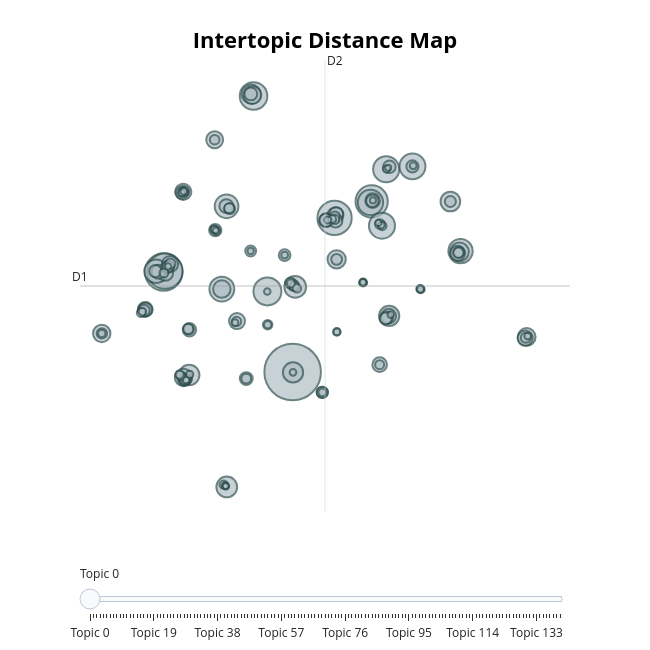

This figure's notebook cell:
### Code cell
best_model.visualize_topics()

### Figure 1 — Plotly figure (JSON) as saved in the notebook; plotly's stock layout.template omitted (floating-point values rounded to 4 significant figures; data arrays with more than 128 entries replaced by an {"elided": "..."} marker saying what was removed)
{"data": [{"customdata": {"elided": "141x3 mixed values"}, "hovertemplate": "<b>Topic %{customdata[0]}</b><br>%{customdata[1]}<br>Size: %{customdata[2]}", "legendgroup": "", "marker": {"color": "#B0BEC5", "size": {"elided": "141 int values"}, "sizemode": "area", "sizeref": 0.7887, "symbol": "circle", "line": {"color": "DarkSlateGrey", "width": 2}}, "mode": "markers", "name": "", "orientation": "v", "showlegend": false, "x": {"elided": "141 float values"}, "xaxis": "x", "y": {"elided": "141 float values"}, "yaxis": "y", "type": "scatter"}], "layout": {"xaxis": {"anchor": "y", "domain": [0.0, 1.0], "title": {"text": ""}, "visible": false, "range": [-13.44, 26.09]}, "yaxis": {"anchor": "x", "domain": [0.0, 1.0], "title": {"text": ""}, "visible": false, "range": [-20.26, 27.45]}, "legend": {"tracegroupgap": 0, "itemsizing": "constant"}, "margin": {"t": 60}, "title": {"font": {"size": 22, "color": "Black"}, "text": "<b>Intertopic Distance Map</b>", "y": 0.95, "x": 0.5, "xanchor": "center", "yanchor": "top"}, "hoverlabel": {"font": {"size": 16, "family": "Rockwell"}, "bgcolor": "white"}, "width": 650, "height": 650, "sliders": [{"active": 0, "pad": {"t": 50}, "steps": [{"args": [{"marker.color": {"elided": "1x141 str values"}}], "label": "Topic 0", "method": "update"}, {"args": [{"marker.color": {"elided": "1x141 str values"}}], "label": "Topic 1", "method": "update"}, {"args": [{"marker.color": {"elided": "1x141 str values"}}], "label": "Topic 2", "method": "update"}, {"args": [{"marker.color": {"elided": "1x141 str values"}}], "label": "Topic 3", "method": "update"}, {"args": [{"marker.color": {"elided": "1x141 str values"}}], "label": "Topic 4", "method": "update"}, {"args": [{"marker.color": {"elided": "1x141 str values"}}], "label": "Topic 5", "method": "update"}, {"args": [{"marker.color": {"elided": "1x141 str values"}}], "label": "Topic 6", "method": "update"}, {"args": [{"marker.color": {"elided": "1x141 str values"}}], "label": "Topic 7", "method": "update"}, {"args": [{"marker.color": {"elided": "1x141 str values"}}], "label": "Topic 8", "method": "update"}, {"args": [{"marker.color": {"elided": "1x141 str values"}}], "label": "Topic 9", "method": "update"}, {"args": [{"marker.color": {"elided": "1x141 str values"}}], "label": "Topic 10", "method": "update"}, {"args": [{"marker.color": {"elided": "1x141 str values"}}], "label": "Topic 11", "method": "update"}, {"args": [{"marker.color": {"elided": "1x141 str values"}}], "label": "Topic 12", "method": "update"}, {"args": [{"marker.color": {"elided": "1x141 str values"}}], "label": "Topic 13", "method": "update"}, {"args": [{"marker.color": {"elided": "1x141 str values"}}], "label": "Topic 14", "method": "update"}, {"args": [{"marker.color": {"elided": "1x141 str values"}}], "label": "Topic 15", "method": "update"}, {"args": [{"marker.color": {"elided": "1x141 str values"}}], "label": "Topic 16", "method": "update"}, {"args": [{"marker.color": {"elided": "1x141 str values"}}], "label": "Topic 17", "method": "update"}, {"args": [{"marker.color": {"elided": "1x141 str values"}}], "label": "Topic 18", "method": "update"}, {"args": [{"marker.color": {"elided": "1x141 str values"}}], "label": "Topic 19", "method": "update"}, {"args": [{"marker.color": {"elided": "1x141 str values"}}], "label": "Topic 20", "method": "update"}, {"args": [{"marker.color": {"elided": "1x141 str values"}}], "label": "Topic 21", "method": "update"}, {"args": [{"marker.color": {"elided": "1x141 str values"}}], "label": "Topic 22", "method": "update"}, {"args": [{"marker.color": {"elided": "1x141 str values"}}], "label": "Topic 23", "method": "update"}, {"args": [{"marker.color": {"elided": "1x141 str values"}}], "label": "Topic 24", "method": "update"}, {"args": [{"marker.color": {"elided": "1x141 str values"}}], "label": "Topic 25", "method": "update"}, {"args": [{"marker.color": {"elided": "1x141 str values"}}], "label": "Topic 26", "method": "update"}, {"args": [{"marker.color": {"elided": "1x141 str values"}}], "label": "Topic 27", "method": "update"}, {"args": [{"marker.color": {"elided": "1x141 str values"}}], "label": "Topic 28", "method": "update"}, {"args": [{"marker.color": {"elided": "1x141 str values"}}], "label": "Topic 29", "method": "update"}, {"args": [{"marker.color": {"elided": "1x141 str values"}}], "label": "Topic 30", "method": "update"}, {"args": [{"marker.color": {"elided": "1x141 str values"}}], "label": "Topic 31", "method": "update"}, {"args": [{"marker.color": {"elided": "1x141 str values"}}], "label": "Topic 32", "method": "update"}, {"args": [{"marker.color": {"elided": "1x141 str values"}}], "label": "Topic 33", "method": "update"}, {"args": [{"marker.color": {"elided": "1x141 str values"}}], "label": "Topic 34", "method": "update"}, {"args": [{"marker.color": {"elided": "1x141 str values"}}], "label": "Topic 35", "method": "update"}, {"args": [{"marker.color": {"elided": "1x141 str values"}}], "label": "Topic 36", "method": "update"}, {"args": [{"marker.color": {"elided": "1x141 str values"}}], "label": "Topic 37", "method": "update"}, {"args": [{"marker.color": {"elided": "1x141 str values"}}], "label": "Topic 38", "method": "update"}, {"args": [{"marker.color": {"elided": "1x141 str values"}}], "label": "Topic 39", "method": "update"}, {"args": [{"marker.color": {"elided": "1x141 str values"}}], "label": "Topic 40", "method": "update"}, {"args": [{"marker.color": {"elided": "1x141 str values"}}], "label": "Topic 41", "method": "update"}, {"args": [{"marker.color": {"elided": "1x141 str values"}}], "label": "Topic 42", "method": "update"}, {"args": [{"marker.color": {"elided": "1x141 str values"}}], "label": "Topic 43", "method": "update"}, {"args": [{"marker.color": {"elided": "1x141 str values"}}], "label": "Topic 44", "method": "update"}, {"args": [{"marker.color": {"elided": "1x141 str values"}}], "label": "Topic 45", "method": "update"}, {"args": [{"marker.color": {"elided": "1x141 str values"}}], "label": "Topic 46", "method": "update"}, {"args": [{"marker.color": {"elided": "1x141 str values"}}], "label": "Topic 47", "method": "update"}, {"args": [{"marker.color": {"elided": "1x141 str values"}}], "label": "Topic 48", "method": "update"}, {"args": [{"marker.color": {"elided": "1x141 str values"}}], "label": "Topic 49", "method": "update"}, {"args": [{"marker.color": {"elided": "1x141 str values"}}], "label": "Topic 50", "method": "update"}, {"args": [{"marker.color": {"elided": "1x141 str values"}}], "label": "Topic 51", "method": "update"}, {"args": [{"marker.color": {"elided": "1x141 str values"}}], "label": "Topic 52", "method": "update"}, {"args": [{"marker.color": {"elided": "1x141 str values"}}], "label": "Topic 53", "method": "update"}, {"args": [{"marker.color": {"elided": "1x141 str values"}}], "label": "Topic 54", "method": "update"}, {"args": [{"marker.color": {"elided": "1x141 str values"}}], "label": "Topic 55", "method": "update"}, {"args": [{"marker.color": {"elided": "1x141 str values"}}], "label": "Topic 56", "method": "update"}, {"args": [{"marker.color": {"elided": "1x141 str values"}}], "label": "Topic 57", "method": "update"}, {"args": [{"marker.color": {"elided": "1x141 str values"}}], "label": "Topic 58", "method": "update"}, {"args": [{"marker.color": {"elided": "1x141 str values"}}], "label": "Topic 59", "method": "update"}, {"args": [{"marker.color": {"elided": "1x141 str values"}}], "label": "Topic 60", "method": "update"}, {"args": [{"marker.color": {"elided": "1x141 str values"}}], "label": "Topic 61", "method": "update"}, {"args": [{"marker.color": {"elided": "1x141 str values"}}], "label": "Topic 62", "method": "update"}, {"args": [{"marker.color": {"elided": "1x141 str values"}}], "label": "Topic 63", "method": "update"}, {"args": [{"marker.color": {"elided": "1x141 str values"}}], "label": "Topic 64", "method": "update"}, {"args": [{"marker.color": {"elided": "1x141 str values"}}], "label": "Topic 65", "method": "update"}, {"args": [{"marker.color": {"elided": "1x141 str values"}}], "label": "Topic 66", "method": "update"}, {"args": [{"marker.color": {"elided": "1x141 str values"}}], "label": "Topic 67", "method": "update"}, {"args": [{"marker.color": {"elided": "1x141 str values"}}], "label": "Topic 68", "method": "update"}, {"args": [{"marker.color": {"elided": "1x141 str values"}}], "label": "Topic 69", "method": "update"}, {"args": [{"marker.color": {"elided": "1x141 str values"}}], "label": "Topic 70", "method": "update"}, {"args": [{"marker.color": {"elided": "1x141 str values"}}], "label": "Topic 71", "method": "update"}, {"args": [{"marker.color": {"elided": "1x141 str values"}}], "label": "Topic 72", "method": "update"}, {"args": [{"marker.color": {"elided": "1x141 str values"}}], "label": "Topic 73", "method": "update"}, {"args": [{"marker.color": {"elided": "1x141 str values"}}], "label": "Topic 74", "method": "update"}, {"args": [{"marker.color": {"elided": "1x141 str values"}}], "label": "Topic 75", "method": "update"}, {"args": [{"marker.color": {"elided": "1x141 str values"}}], "label": "Topic 76", "method": "update"}, {"args": [{"marker.color": {"elided": "1x141 str values"}}], "label": "Topic 77", "method": "update"}, {"args": [{"marker.color": {"elided": "1x141 str values"}}], "label": "Topic 78", "method": "update"}, {"args": [{"marker.color": {"elided": "1x141 str values"}}], "label": "Topic 79", "method": "update"}, {"args": [{"marker.color": {"elided": "1x141 str values"}}], "label": "Topic 80", "method": "update"}, {"args": [{"marker.color": {"elided": "1x141 str values"}}], "label": "Topic 81", "method": "update"}, {"args": [{"marker.color": {"elided": "1x141 str values"}}], "label": "Topic 82", "method": "update"}, {"args": [{"marker.color": {"elided": "1x141 str values"}}], "label": "Topic 83", "method": "update"}, {"args": [{"marker.color": {"elided": "1x141 str values"}}], "label": "Topic 84", "method": "update"}, {"args": [{"marker.color": {"elided": "1x141 str values"}}], "label": "Topic 85", "method": "update"}, {"args": [{"marker.color": {"elided": "1x141 str values"}}], "label": "Topic 86", "method": "update"}, {"args": [{"marker.color": {"elided": "1x141 str values"}}], "label": "Topic 87", "method": "update"}, {"args": [{"marker.color": {"elided": "1x141 str values"}}], "label": "Topic 88", "method": "update"}, {"args": [{"marker.color": {"elided": "1x141 str values"}}], "label": "Topic 89", "method": "update"}, {"args": [{"marker.color": {"elided": "1x141 str values"}}], "label": "Topic 90", "method": "update"}, {"args": [{"marker.color": {"elided": "1x141 str values"}}], "label": "Topic 91", "method": "update"}, {"args": [{"marker.color": {"elided": "1x141 str values"}}], "label": "Topic 92", "method": "update"}, {"args": [{"marker.color": {"elided": "1x141 str values"}}], "label": "Topic 93", "method": "update"}, {"args": [{"marker.color": {"elided": "1x141 str values"}}], "label": "Topic 94", "method": "update"}, {"args": [{"marker.color": {"elided": "1x141 str values"}}], "label": "Topic 95", "method": "update"}, {"args": [{"marker.color": {"elided": "1x141 str values"}}], "label": "Topic 96", "method": "update"}, {"args": [{"marker.color": {"elided": "1x141 str values"}}], "label": "Topic 97", "method": "update"}, {"args": [{"marker.color": {"elided": "1x141 str values"}}], "label": "Topic 98", "method": "update"}, {"args": [{"marker.color": {"elided": "1x141 str values"}}], "label": "Topic 99", "method": "update"}, {"args": [{"marker.color": {"elided": "1x141 str values"}}], "label": "Topic 100", "method": "update"}, {"args": [{"marker.color": {"elided": "1x141 str values"}}], "label": "Topic 101", "method": "update"}, {"args": [{"marker.color": {"elided": "1x141 str values"}}], "label": "Topic 102", "method": "update"}, {"args": [{"marker.color": {"elided": "1x141 str values"}}], "label": "Topic 103", "method": "update"}, {"args": [{"marker.color": {"elided": "1x141 str values"}}], "label": "Topic 104", "method": "update"}, {"args": [{"marker.color": {"elided": "1x141 str values"}}], "label": "Topic 105", "method": "update"}, {"args": [{"marker.color": {"elided": "1x141 str values"}}], "label": "Topic 106", "method": "update"}, {"args": [{"marker.color": {"elided": "1x141 str values"}}], "label": "Topic 107", "method": "update"}, {"args": [{"marker.color": {"elided": "1x141 str values"}}], "label": "Topic 108", "method": "update"}, {"args": [{"marker.color": {"elided": "1x141 str values"}}], "label": "Topic 109", "method": "update"}, {"args": [{"marker.color": {"elided": "1x141 str values"}}], "label": "Topic 110", "method": "update"}, {"args": [{"marker.color": {"elided": "1x141 str values"}}], "label": "Topic 111", "method": "update"}, {"args": [{"marker.color": {"elided": "1x141 str values"}}], "label": "Topic 112", "method": "update"}, {"args": [{"marker.color": {"elided": "1x141 str values"}}], "label": "Topic 113", "method": "update"}, {"args": [{"marker.color": {"elided": "1x141 str values"}}], "label": "Topic 114", "method": "update"}, {"args": [{"marker.color": {"elided": "1x141 str values"}}], "label": "Topic 115", "method": "update"}, {"args": [{"marker.color": {"elided": "1x141 str values"}}], "label": "Topic 116", "method": "update"}, {"args": [{"marker.color": {"elided": "1x141 str values"}}], "label": "Topic 117", "method": "update"}, {"args": [{"marker.color": {"elided": "1x141 str values"}}], "label": "Topic 118", "method": "update"}, {"args": [{"marker.color": {"elided": "1x141 str values"}}], "label": "Topic 119", "method": "update"}, {"args": [{"marker.color": {"elided": "1x141 str values"}}], "label": "Topic 120", "method": "update"}, {"args": [{"marker.color": {"elided": "1x141 str values"}}], "label": "Topic 121", "method": "update"}, {"args": [{"marker.color": {"elided": "1x141 str values"}}], "label": "Topic 122", "method": "update"}, {"args": [{"marker.color": {"elided": "1x141 str values"}}], "label": "Topic 123", "method": "update"}, {"args": [{"marker.color": {"elided": "1x141 str values"}}], "label": "Topic 124", "method": "update"}, {"args": [{"marker.color": {"elided": "1x141 str values"}}], "label": "Topic 125", "method": "update"}, {"args": [{"marker.color": {"elided": "1x141 str values"}}], "label": "Topic 126", "method": "update"}, {"args": [{"marker.color": {"elided": "1x141 str values"}}], "label": "Topic 127", "method": "update"}, {"args": [{"marker.color": {"elided": "1x141 str values"}}], "label": "Topic 128", "method": "update"}, {"args": [{"marker.color": {"elided": "1x141 str values"}}], "label": "Topic 129", "method": "update"}, {"args": [{"marker.color": {"elided": "1x141 str values"}}], "label": "Topic 130", "method": "update"}, {"args": [{"marker.color": {"elided": "1x141 str values"}}], "label": "Topic 131", "method": "update"}, {"args": [{"marker.color": {"elided": "1x141 str values"}}], "label": "Topic 132", "method": "update"}, {"args": [{"marker.color": {"elided": "1x141 str values"}}], "label": "Topic 133", "method": "update"}, {"args": [{"marker.color": {"elided": "1x141 str values"}}], "label": "Topic 134", "method": "update"}, {"args": [{"marker.color": {"elided": "1x141 str values"}}], "label": "Topic 135", "method": "update"}, {"args": [{"marker.color": {"elided": "1x141 str values"}}], "label": "Topic 136", "method": "update"}, {"args": [{"marker.color": {"elided": "1x141 str values"}}], "label": "Topic 137", "method": "update"}, {"args": [{"marker.color": {"elided": "1x141 str values"}}], "label": "Topic 138", "method": "update"}, {"args": [{"marker.color": {"elided": "1x141 str values"}}], "label": "Topic 139", "method": "update"}, {"args": [{"marker.color": {"elided": "1x141 str values"}}], "label": "Topic 140", "method": "update"}]}], "shapes": [{"line": {"color": "#CFD8DC", "width": 2}, "type": "line", "x0": 6.328, "x1": 6.328, "y0": -20.26, "y1": 27.45}, {"line": {"color": "#9E9E9E", "width": 2}, "type": "line", "x0": -13.44, "x1": 26.09, "y0": 3.592, "y1": 3.592}], "annotations": [{"showarrow": false, "text": "D1", "x": -13.44, "y": 3.592, "yshift": 10}, {"showarrow": false, "text": "D2", "x": 6.328, "xshift": 10, "y": 27.45}]}}
